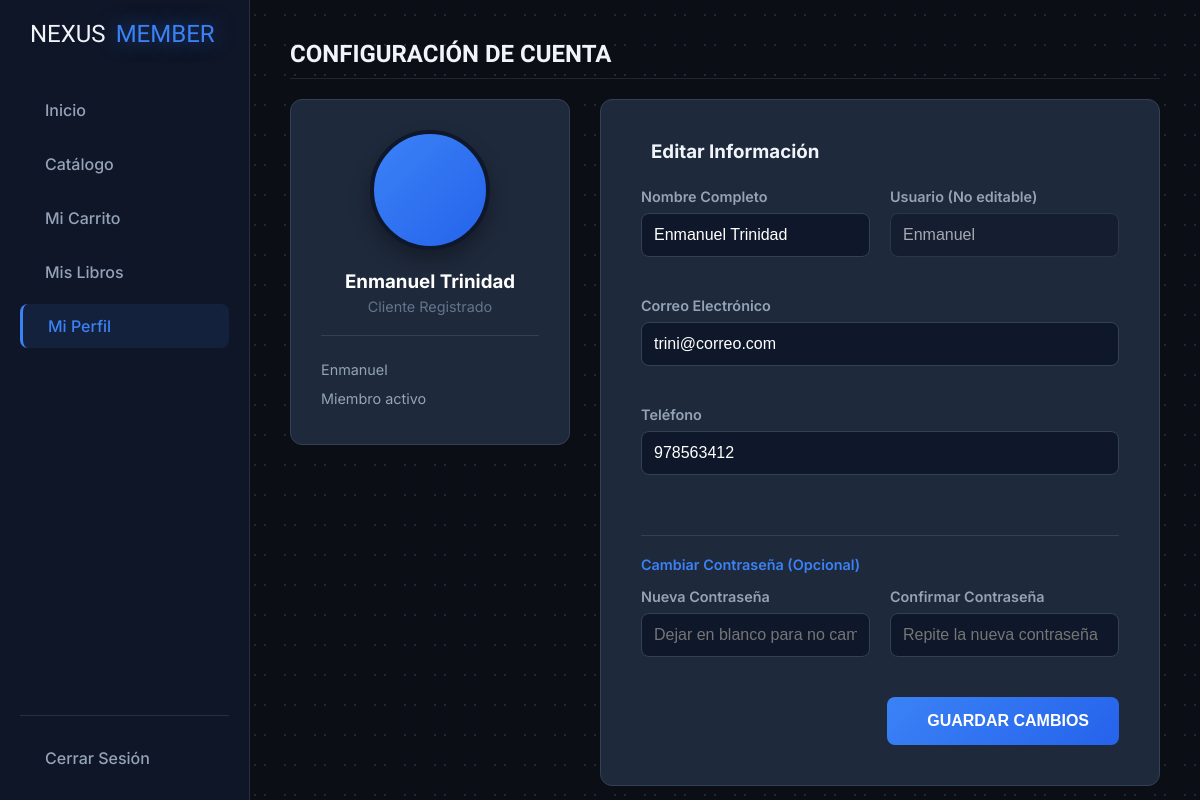
/cliente/perfil.php (signed in), run on the app's committed database.
### tables this page shows
CREATE TABLE cliente (
    id_cliente INT PRIMARY KEY AUTO_INCREMENT,
    usu_cliente VARCHAR(100) NOT NULL,  
    nombre VARCHAR(100) NOT NULL,
    correo VARCHAR(100) NOT NULL UNIQUE, 
    telefono VARCHAR(15),
    pass_cli VARCHAR(255) NOT NULL,
    fecha_registro DATETIME DEFAULT CURRENT_TIMESTAMP
);

### cliente/perfil.php (the view, shortened to what this page needs)
<?php
$db = new Conexion();
$conn = $db->getConexion();
$id_cliente = $_SESSION['id_usuario'];
$sql_datos = "SELECT * FROM cliente WHERE id_cliente = ?";
$stmt_datos = $conn->prepare($sql_datos);
$stmt_datos->bind_param("i", $id_cliente);
$stmt_datos->execute();
$resultado = $stmt_datos->get_result();
$usuario = $resultado->fetch_assoc();
?>
<!DOCTYPE html>
<html lang="es">
<head>
    <link rel="stylesheet" href="style.css">
</head>
<body class="admin-body">
    <aside class="sidebar">
        <div class="sidebar-header">
            <i class="ph-fill ph-hexagon"></i> NEXUS <span class="highlight">MEMBER</span>
        </div>
        <nav class="sidebar-nav">
            <a href="indexCliente.php" class="nav-item"> <i class="ph-bold ph-squares-four"></i> Inicio </a>
            <a href="catalogo.php" class="nav-item"> <i class="ph-bold ph-books"></i> Catálogo </a>
            <a href="carrito.php" class="nav-item"> <i class="ph-bold ph-shopping-cart"></i> Mi Carrito </a>
            <a href="misLibros.php" class="nav-item"> <i class="ph-bold ph-clock-counter-clockwise"></i> Mis Libros </a>
            <a href="perfil.php" class="nav-item active"> <i class="ph-bold ph-user-gear"></i> Mi Perfil </a>
        </nav>
        <div class="sidebar-footer">
            <a href="../logout.php" class="nav-item logout"><i class="ph-bold ph-sign-out"></i> Cerrar Sesión</a>
        </div>
    </aside>
    <main class="admin-content">
        <h2 class="section-title">CONFIGURACIÓN DE CUENTA</h2>
        <div class="profile-container">
            <div class="profile-card-side">
                <div class="profile-avatar">
                </div>
                <h3 style="margin-bottom: 5px; color: white;"><?= htmlspecialchars($usuario['nombre']) ?></h3>
                <p style="color: #64748b; font-size: 0.9rem;">Cliente Registrado</p>
                <hr style="border: 0; border-top: 1px solid #334155; margin: 20px 0;">
                <div style="text-align: left; color: #94a3b8; font-size: 0.9rem; line-height: 2;">
                    <div><i class="ph-bold ph-user-circle"></i> <?= htmlspecialchars($usuario['usu_cliente']) ?></div>
                    <div><i class="ph-bold ph-calendar"></i> Miembro activo</div>
                </div>
            </div>
            <div class="profile-card-form">
                <h3 style="margin-bottom: 25px; color: #f1f5f9; display: flex; align-items: center; gap: 10px;">
                    <i class="ph-duotone ph-pencil-simple"></i> Editar Información
                </h3>
                <form method="POST">
                    <div class="form-grid">
                        <div class="form-group">
                            <label class="label">Nombre Completo</label>
                            <input type="text" name="nombre" class="input-dark" value="<?= htmlspecialchars($usuario['nombre']) ?>" required>
                        </div>
                        <div class="form-group">
                            <label class="label">Usuario (No editable)</label>
                            <input type="text" class="input-dark" value="<?= htmlspecialchars($usuario['usu_cliente']) ?>" disabled>
                        </div>
                        <div class="form-group full-width">
                            <label class="label">Correo Electrónico</label>
                            <input type="email" name="correo" class="input-dark" value="<?= htmlspecialchars($usuario['correo']) ?>" required>
                        </div>
                        <div class="form-group full-width">
                            <label class="label">Teléfono</label>
                            <input type="text" name="telefono" class="input-dark" value="<?= htmlspecialchars($usuario['telefono']) ?>">
                        </div>
                        <div class="form-group full-width" style="margin-top: 20px; border-top: 1px solid #334155; padding-top: 20px;">
                            <label class="label" style="color: #3b82f6; margin-bottom: 15px;">
                                <i class="ph-bold ph-lock-key"></i> Cambiar Contraseña (Opcional)
                            </label>
                            <div class="form-grid">
                                <div>
                                    <label class="label">Nueva Contraseña</label>
                                    <input type="password" name="clave_nueva" class="input-dark" placeholder="Dejar en blanco para no cambiar">
                                </div>
                                <div>
                                    <label class="label">Confirmar Contraseña</label>
                                    <input type="password" name="clave_confirmar" class="input-dark" placeholder="Repite la nueva contraseña">
                                </div>
                            </div>
                        </div>
                    </div>
                    <div style="text-align: right; margin-top: 20px;">
                        <button type="submit" class="btn-save">
                            <i class="ph-bold ph-floppy-disk"></i> GUARDAR CAMBIOS
                        </button>
                    </div>
                </form>
            </div>
        </div>
    </main>
</body>
</html>

### cliente/style.css (style rules this page uses)
:root { --bg-main: #0b0e14; --bg-card: #151a23; --bg-panel: #0f172a; --accent: #3b82f6; --accent-glow: rgba(59, 130, 246, 0.5); --text-main: #f1f5f9; --text-muted: #94a3b8; --border: rgba(255, 255, 255, 0.1); --success: #10b981; --danger: #ef4444; --warning: #f59e0b; }
* { margin: 0; padding: 0; box-sizing: border-box; }
body { background-color: var(--bg-main); color: var(--text-main); font-family: 'Inter', sans-serif; background-image: radial-gradient(#1e293b 1px, transparent 1px); background-size: 30px 30px; min-height: 100vh; }
a { text-decoration: none; color: inherit; transition: 0.3s; }
.highlight { color: var(--accent); text-shadow: 0 0 20px var(--accent-glow); }
.form-group { margin-bottom: 20px; }
.label { display: block; margin-bottom: 8px; font-size: 0.85rem; color: var(--text-muted); }
.admin-body { display: flex; height: 100vh; overflow: hidden; }
.sidebar { width: 250px; background: rgba(15, 23, 42, 0.95); border-right: 1px solid var(--border); display: flex; flex-direction: column; padding: 20px; flex-shrink: 0; }
.sidebar-header { font-family: 'Oswald', sans-serif; font-size: 1.5rem; color: var(--text-main); margin-bottom: 40px; display: flex; align-items: center; gap: 10px; }
.sidebar-nav { display: flex; flex-direction: column; gap: 10px; }
.nav-item { text-decoration: none; color: var(--text-muted); padding: 12px 15px; border-radius: 8px; display: flex; align-items: center; gap: 10px; transition: 0.3s; font-weight: 500; }
.nav-item:hover, .nav-item.active { background: rgba(59, 130, 246, 0.1); color: var(--accent); }
.nav-item.active { border-left: 3px solid var(--accent); }
.sidebar-footer { margin-top: auto; border-top: 1px solid var(--border); padding-top: 20px; }
.admin-content { flex: 1; overflow-y: auto; padding: 40px; background-image: radial-gradient(#1e293b 1px, transparent 1px); background-size: 30px 30px; }
.section-title { font-family: 'Oswald', sans-serif; margin-bottom: 20px; border-bottom: 1px solid var(--border); padding-bottom: 10px; }

### cliente/perfil.php (style rules this page uses)
.profile-container { display: grid; grid-template-columns: 1fr 2fr; gap: 30px; }
.profile-card-side { background: #1e293b; padding: 30px; border-radius: 12px; text-align: center; border: 1px solid #334155; height: fit-content; }
.profile-avatar { width: 120px; height: 120px; background: linear-gradient(135deg, #3b82f6, #2563eb); border-radius: 50%; display: flex; align-items: center; justify-content: center; font-size: 3rem; color: white; margin: 0 auto 20px auto; border: 4px solid #0f172a; box-shadow: 0 10px 20px rgba(0,0,0,0.3); }
.profile-card-form { background: #1e293b; padding: 40px; border-radius: 12px; border: 1px solid #334155; }
.form-grid { display: grid; grid-template-columns: 1fr 1fr; gap: 20px; }
.form-group { margin-bottom: 20px; }
.form-group.full-width { grid-column: 1 / -1; }
.label { display: block; margin-bottom: 8px; color: #94a3b8; font-size: 0.9rem; font-weight: 600; }
.input-dark { width: 100%; padding: 12px; background: #0f172a; border: 1px solid #334155; border-radius: 8px; color: white; font-size: 1rem; outline: none; transition: border-color 0.2s; }
.input-dark:disabled { opacity: 0.6; cursor: not-allowed; }
.btn-save { background: linear-gradient(135deg, #3b82f6 0%, #2563eb 100%); color: white; border: none; padding: 15px 30px; border-radius: 8px; font-weight: 600; cursor: pointer; font-size: 1rem; display: inline-flex; align-items: center; gap: 10px; transition: opacity 0.2s; }

### data on the page
cliente: nombre "Enmanuel Trinidad", usu_cliente "Enmanuel", correo "trini@correo.com", telefono "978563412"
